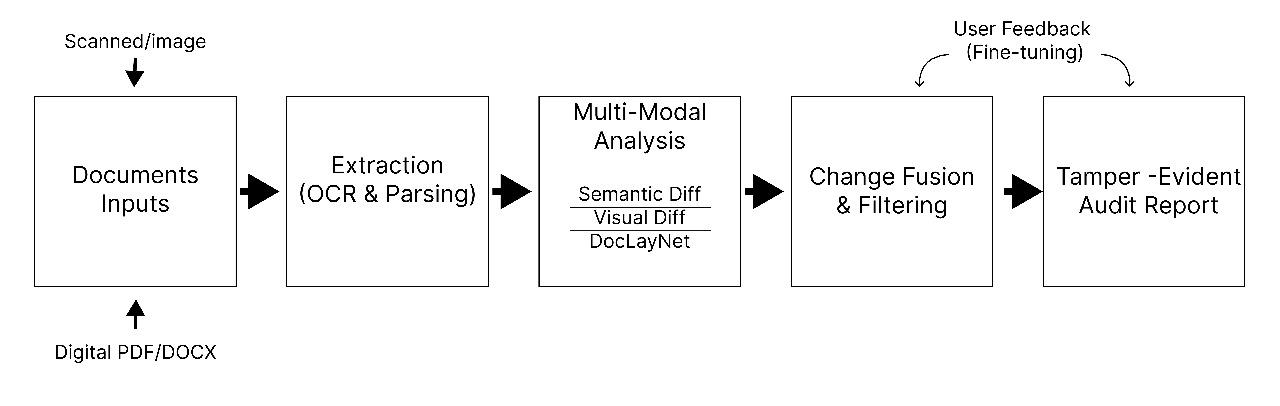
#> input picture tmp_new_imgs/p3_img0.png, 1280 x 406 px
$ python -i table_ocr.py   (imports and definitions only)
#> lines starting #> are read from the running program, lines starting #| are printed output that depends on the picture; after the words box and inside, x2 and y2 are one past the last pixel; in counts of white or black regions, pixels touching at a corner belong together
# docsentinel2/table_ocr.py

from typing import List, Tuple
import cv2
import numpy as np
import pytesseract

from .ingestion import CellRep, TableRep


def _preprocess(image_path: str):
    img = cv2.imread(image_path, cv2.IMREAD_GRAYSCALE)
    if img is None:
        raise ValueError(f"Could not read image: {image_path}")

    # adaptive threshold to handle scan brightness variations
    img_blur = cv2.GaussianBlur(img, (3, 3), 0)
    th = cv2.adaptiveThreshold(
        img_blur, 255,
        cv2.ADAPTIVE_THRESH_MEAN_C,
        cv2.THRESH_BINARY_INV,
        15, 10
    )
    return img, th


def _detect_cell_boxes(th_bin) -> List[Tuple[int, int, int, int]]:
    """
    Heuristic: find rectangular cell-like contours.
    Returns list of (x, y, w, h).
    """
    contours, _ = cv2.findContours(
        th_bin, cv2.RETR_EXTERNAL, cv2.CHAIN_APPROX_SIMPLE
    )

    boxes = []
    h_img, w_img = th_bin.shape[:2]
    min_w = w_img * 0.03
    min_h = h_img * 0.03

    for c in contours:
        x, y, w, h = cv2.boundingRect(c)
        if w < min_w or h < min_h:
            continue
        # ignore huge boxes (likely whole table / background)
        if w > 0.95 * w_img or h > 0.95 * h_img:
            continue
        boxes.append((x, y, w, h))

    # sort top→bottom, left→right
    boxes.sort(key=lambda b: (b[1], b[0]))
    return boxes


def _group_boxes_into_grid(boxes: List[Tuple[int, int, int, int]],
                           y_tol: int = 10) -> List[List[Tuple[int, int, int, int]]]:
    """
    Cluster boxes into rows based on y coordinate, then sort each row by x.
    """
    rows: List[List[Tuple[int, int, int, int]]] = []

    for box in boxes:
        x, y, w, h = box
        placed = False
        for row in rows:
            # compare with first box in the row
            _, ry, _, rh = row[0]
            if abs(y - ry) < y_tol or abs((y + h / 2) - (ry + rh / 2)) < y_tol:
                row.append(box)
                placed = True
                break
        if not placed:
            rows.append([box])

    # sort rows by y, and boxes in each row by x
    rows.sort(key=lambda r: r[0][1])
    for r in rows:
        r.sort(key=lambda b: b[0])

    return rows


def _ocr_cell(image_gray, box) -> str:
    x, y, w, h = box
    pad = 2
    x0 = max(x - pad, 0)
    y0 = max(y - pad, 0)
    x1 = min(x + w + pad, image_gray.shape[1])
    y1 = min(y + h + pad, image_gray.shape[0])

    crop = image_gray[y0:y1, x0:x1]
    if crop.size == 0:
        return ""

    # binarize crop for better OCR
    _, crop_th = cv2.threshold(crop, 0, 255, cv2.THRESH_BINARY + cv2.THRESH_OTSU)

    text = pytesseract.image_to_string(
        crop_th,
        config="--psm 7"  # single text line / cell
    )
    # clean up
    return " ".join(text.replace("\n", " ").split())


def extract_table_from_image(image_path: str,
                             sheet_name: str = "image_table") -> TableRep:
    """
    Extract a logical table (rows/cols + CellRep list) from a table image.
    Returns a TableRep that is compatible with XLSX table diff.
    """
    img_gray, th = _preprocess(image_path)
#> in _preprocess, img is the input picture: shape (406, 1280); min 0, max 255, mean 246.2
#> in _preprocess, `img_blur = cv2.GaussianBlur(img, (3, 3), 0)`:
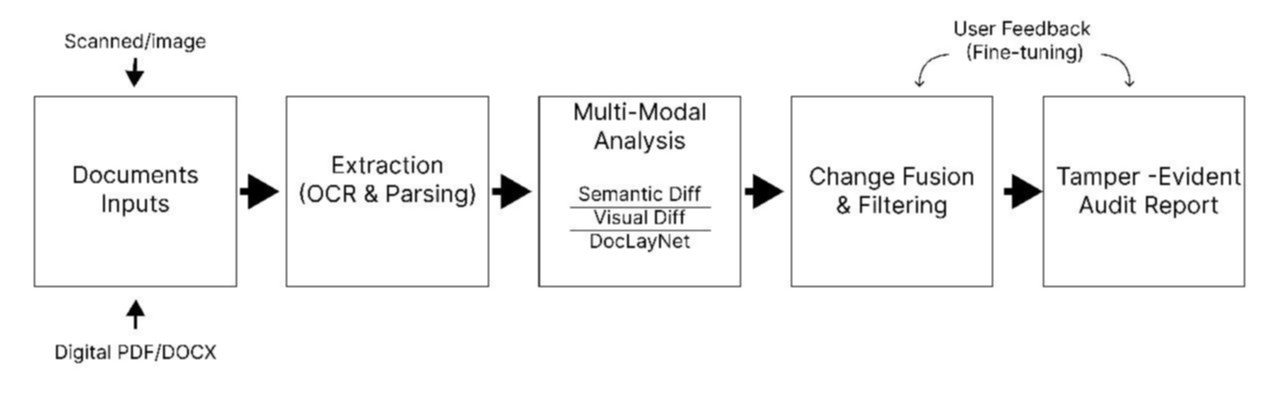
#> img_blur: shape (406, 1280); min 0, max 255, mean 246.3
#> in _preprocess, `th = cv2.adaptiveThreshold( img_blur, 255, cv2.ADAPTIVE_THRESH_MEAN_C,..`:
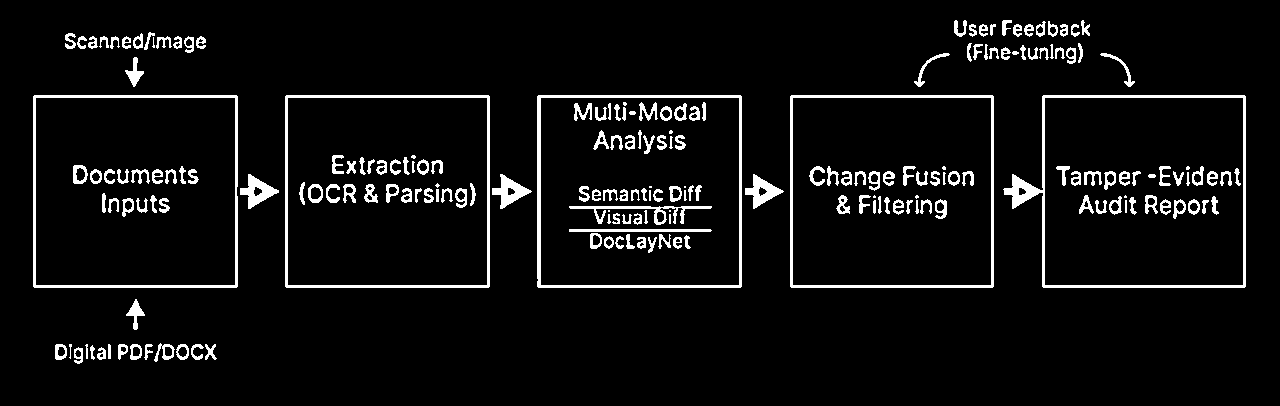
#> th: shape (406, 1280); 5.9% white; 210 white regions (14 under 20 px)
    boxes = _detect_cell_boxes(th)
#> in _detect_cell_boxes, `contours, _ = cv2.findContours( th_bin, cv2.RETR_EXTERNAL, cv2.CHAIN_A..`: contours = 64 contours, 5 with area under 20; largest, box (x1, y1, x2, y2) and area: (1003, 95, 1246, 288) 39524, (285, 95, 490, 288) 39166, (537, 95, 742, 288) 39164, (33, 95, 238, 288) 39157, (790, 95, 994, 288) 38974
#> the loop in _detect_cell_boxes, `for c in contours:` made 64 passes
#> (x, y, w, h) on passes 1 to 12: (97, 347, 9, 13), (74, 347, 9, 17), (90, 345, 5, 15), (205, 344, 12, 16), (191, 344, 13, 16), (176, 344, 13, 16), (144, 344, 9, 16), (130, 344, 12, 16), (118, 344, 10, 16), (108, 344, 3, 15), (85, 344, 3, 15), (69, 344, 3, 15)
#> after the loop in _detect_cell_boxes, `for c in contours:`: boxes = [(745, 174, 39, 35), (492, 174, 40, 35), (240, 174, 39, 35), (1003, 95, 243, 193), (790, 95, 204, 193), (537, 95, 205, 193), (285, 95, 205, 193), (33, 95, 205, 193)]
#> boxes = [(33, 95, 205, 193), (285, 95, 205, 193), (537, 95, 205, 193), (790, 95, 204, 193), (1003, 95, 243, 193), (240, 174, 39, 35), (492, 174, 40, 35), (745, 174, 39, 35)]
    if not boxes:
        # fallback – return empty table
        return TableRep(sheet_name=sheet_name, cells=[], max_row=0, max_col=0)

    grid = _group_boxes_into_grid(boxes)
#> the loop in _group_boxes_into_grid, `for box in boxes:` made 8 passes
#> after the loop in _group_boxes_into_grid, `for box in boxes:`: row has the same summary as boxes in extract_table_from_image; rows = [[(33, 95, 205, 193), (285, 95, 205, 193), (537, 95, 205, 193), (790, 95, 204, 193), (1003, 95, 243, 193), (240, 174, 39, 35), (492, 174, 40, 35), (745, 174, 39, 35)]]
#> the loop in _group_boxes_into_grid, `for r in rows:` made 1 pass
#> grid = [[(33, 95, 205, 193), (240, 174, 39, 35), (285, 95, 205, 193), (492, 174, 40, 35), (537, 95, 205, 193), (745, 174, 39, 35), (790, 95, 204, 193), (1003, 95, 243, 193)]]

    cells: List[CellRep] = []
    max_row = len(grid)
#> max_row = 1
    max_col = max(len(r) for r in grid)
#> max_col = 8

    for r_idx, row in enumerate(grid, start=1):
        for c_idx, box in enumerate(row, start=1):
            value = _ocr_cell(img_gray, box)
            if value.strip() == "":
                continue
            cells.append(CellRep(row=r_idx, col=c_idx, value=value))
#> this loop made 1 pass
#> r_idx on pass 1: 1
#> pass 1, in _ocr_cell, `crop = image_gray[y0:y1, x0:x1]`:
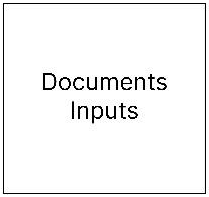
#> crop: shape (197, 209); min 0, max 255, mean 244
#> after the loop, cells = []

    return TableRep(
        sheet_name=sheet_name,
        cells=cells,
        max_row=max_row,
        max_col=max_col
    )


def extract_table_matrix(image_path: str) -> List[List[str]]:
    """
    Convenience: return a 2D list of strings for quick inspection.
    """
    table = extract_table_from_image(image_path)
    matrix = [
        ["" for _ in range(table.max_col)]
        for _ in range(table.max_row)
    ]
    for cell in table.cells:
        matrix[cell.row - 1][cell.col - 1] = str(cell.value)
    return matrix

#> (the run stopped early here; a loop or call above may not have finished)
